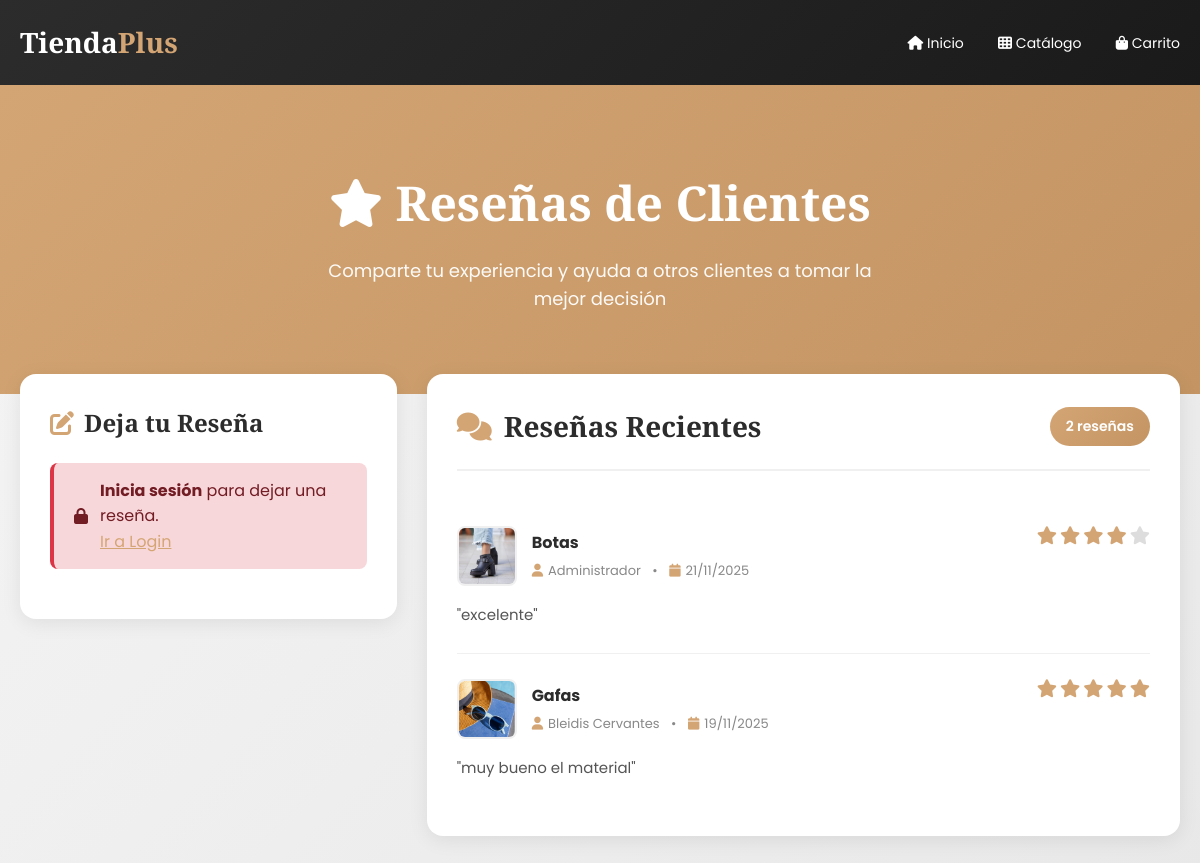
/resenas.php, run on the app's committed database.
### tables this page shows
CREATE TABLE `resenas` (
  `id` int(11) NOT NULL,
  `usuario_id` int(11) NOT NULL,
  `producto_id` int(11) NOT NULL,
  `comentario` text DEFAULT NULL,
  `calificacion` int(11) DEFAULT NULL,
  `fecha` datetime DEFAULT current_timestamp()
);

CREATE TABLE `productos` (
  `id` int(11) NOT NULL,
  `nombre` varchar(200) NOT NULL,
  `descripcion` text DEFAULT NULL,
  `precio` decimal(10,2) NOT NULL,
  `categoria_id` int(11) DEFAULT NULL,
  `imagen` varchar(255) DEFAULT NULL,
  `destacado` tinyint(1) DEFAULT 0,
  `stock` int(11) NOT NULL DEFAULT 10,
  `tallas` varchar(100) DEFAULT NULL COMMENT 'Tallas disponibles separadas por comas (ej: S,M,L,XL)'
);

CREATE TABLE `usuarios` (
  `id` int(11) NOT NULL,
  `nombre` varchar(150) NOT NULL,
  `email` varchar(150) NOT NULL,
  `password` varchar(255) NOT NULL,
  `rol` enum('admin','cliente') DEFAULT 'cliente'
);

### web/resenas.php (the view, shortened to what this page needs)
<?php
require_once('../backend/conexion.php');
$usuario_id = $_SESSION['usuario_id'] ?? null;
$resenas = $conn->query("
    SELECT r.*, p.nombre AS producto, p.imagen, u.nombre AS usuario
    FROM resenas r
    INNER JOIN productos p ON r.producto_id = p.id
    LEFT JOIN usuarios u ON r.usuario_id = u.id
    ORDER BY r.fecha DESC
    LIMIT 50
");
?>
<!DOCTYPE html>
<html lang="es">
<head>
  <link rel="stylesheet" href="https://cdnjs.cloudflare.com/ajax/libs/font-awesome/6.4.0/css/all.min.css">
</head>
<body>
  <div class="header">
    <div class="header-content">
      <a href="index.php" class="logo">Tienda<span>Plus</span></a>
      <nav>
        <a href="index.php"><i class="fas fa-home"></i> Inicio</a>
        <a href="catalogo.php"><i class="fas fa-th"></i> Catálogo</a>
        <a href="carrito.php"><i class="fas fa-shopping-bag"></i> Carrito</a>
      </nav>
    </div>
  </div>
  <div class="hero">
    <h1><i class="fas fa-star"></i> Reseñas de Clientes</h1>
    <p>Comparte tu experiencia y ayuda a otros clientes a tomar la mejor decisión</p>
  </div>
  <div class="container">
    <div class="content-grid">
      <div class="form-card">
        <h2><i class="fas fa-edit"></i> Deja tu Reseña</h2>
        <?php if (!$usuario_id): ?>
          <div class="alert alert-error">
            <i class="fas fa-lock"></i>
            <div>
              <strong>Inicia sesión</strong> para dejar una reseña.
              <br><a href="login.php" style="color: #d4a574;">Ir a Login</a>
            </div>
          </div>
        <?php endif; ?>
      </div>
      <div class="reviews-section">
        <div class="reviews-header">
          <h2><i class="fas fa-comments"></i> Reseñas Recientes</h2>
          <span class="reviews-count"><?= $resenas->num_rows ?> reseñas</span>
        </div>
        <?php if ($resenas->num_rows > 0): ?>
          <?php while ($r = $resenas->fetch_assoc()): ?>
            <div class="review-card">
              <div class="review-header">
                <div class="review-product">
                  <img src="../uploads/<?= htmlspecialchars($r['imagen']) ?>" alt="<?= htmlspecialchars($r['producto']) ?>"
                    class="product-thumb" onerror="this.src='../uploads/sin_imagen.png'">
                  <div class="product-info">
                    <h4><?= htmlspecialchars($r['producto']) ?></h4>
                    <div class="review-meta">
                      <i class="fas fa-user"></i><?= htmlspecialchars($r['usuario'] ?? 'Usuario') ?>
                      <span style="margin: 0 8px;">•</span>
                      <i class="fas fa-calendar"></i><?= date('d/m/Y', strtotime($r['fecha'])) ?>
                    </div>
                  </div>
                </div>
                <div class="review-rating">
                  <?php for ($i = 1; $i <= 5; $i++): ?>
                    <i class="fas fa-star <?= $i <= $r['calificacion'] ? 'star-filled' : 'star-empty' ?>"></i>
                  <?php endfor; ?>
                </div>
              </div>
              <div class="review-content">
                "<?= htmlspecialchars($r['comentario']) ?>"
              </div>
            </div>
          <?php endwhile; ?>
        <?php endif; ?>
      </div>
    </div>
  </div>
</body>
</html>

### web/resenas.php (style rules this page uses)
* { margin: 0; padding: 0; box-sizing: border-box; }
body { font-family: 'Poppins', sans-serif; background: linear-gradient(135deg, #f5f5f5 0%, #e8e8e8 100%); color: #2c2c2c; line-height: 1.6; }
.header { background: linear-gradient(135deg, #2c2c2c 0%, #1a1a1a 100%); padding: 20px 0; box-shadow: 0 2px 10px rgba(0, 0, 0, 0.1); }
.header-content { max-width: 1200px; margin: 0 auto; padding: 0 20px; display: flex; justify-content: space-between; align-items: center; }
.logo { font-family: 'Playfair Display', serif; font-size: 28px; font-weight: 700; color: white; text-decoration: none; }
.logo span { color: #d4a574; }
nav a { color: white; text-decoration: none; margin-left: 30px; font-size: 14px; transition: color 0.3s; }
.hero { background: linear-gradient(135deg, #d4a574 0%, #c49563 100%); color: white; text-align: center; padding: 80px 20px; }
.hero h1 { font-family: 'Playfair Display', serif; font-size: 48px; font-weight: 700; margin-bottom: 15px; }
.hero p { font-size: 18px; opacity: 0.95; max-width: 600px; margin: 0 auto; }
.container { max-width: 1200px; margin: -50px auto 60px; padding: 0 20px; }
.content-grid { display: grid; grid-template-columns: 1fr 2fr; gap: 30px; margin-top: 30px; }
.form-card { background: white; border-radius: 16px; padding: 30px; box-shadow: 0 4px 20px rgba(0, 0, 0, 0.08); height: fit-content; position: sticky; top: 20px; }
.form-card h2 { font-family: 'Playfair Display', serif; font-size: 24px; color: #2c2c2c; margin-bottom: 20px; display: flex; align-items: center; gap: 10px; }
.form-card h2 i { color: #d4a574; }
.alert { padding: 15px 20px; border-radius: 8px; margin-bottom: 20px; display: flex; align-items: center; gap: 12px; animation: slideDown 0.3s ease; }
.alert-error { background: #f8d7da; border-left: 4px solid #dc3545; color: #721c24; }
.reviews-section { background: white; border-radius: 16px; padding: 30px; box-shadow: 0 4px 20px rgba(0, 0, 0, 0.08); }
.reviews-header { display: flex; justify-content: space-between; align-items: center; margin-bottom: 30px; padding-bottom: 20px; border-bottom: 2px solid #f0f0f0; }
.reviews-header h2 { font-family: 'Playfair Display', serif; font-size: 28px; color: #2c2c2c; display: flex; align-items: center; gap: 12px; }
.reviews-header h2 i { color: #d4a574; }
.reviews-count { background: linear-gradient(135deg, #d4a574 0%, #c49563 100%); color: white; padding: 8px 16px; border-radius: 20px; font-size: 14px; font-weight: 600; }
.review-card { border-bottom: 1px solid #f0f0f0; padding: 25px 0; animation: fadeIn 0.5s ease; }
.review-card:last-child { border-bottom: none; }
.review-header { display: flex; justify-content: space-between; align-items: flex-start; margin-bottom: 15px; }
.review-product { display: flex; align-items: center; gap: 15px; }
.product-thumb { width: 60px; height: 60px; border-radius: 8px; object-fit: cover; border: 2px solid #f0f0f0; }
.product-info h4 { font-size: 16px; color: #2c2c2c; margin-bottom: 5px; }
.review-meta { font-size: 13px; color: #888; }
.review-meta i { color: #d4a574; margin-right: 5px; }
.review-rating { display: flex; gap: 3px; font-size: 18px; }
.star-filled { color: #d4a574; }
.star-empty { color: #ddd; }
.review-content { color: #555; line-height: 1.8; font-size: 15px; margin-top: 12px; }

### data on the page
resenas: producto.imagen (picture), producto.nombre "Botas", usuario.nombre "Administrador", fecha "21/11/2025", calificacion 4 (drawn), comentario "excelente"
resenas: producto.imagen (picture), producto.nombre "Gafas", usuario.nombre "Bleidis Cervantes", fecha "19/11/2025", calificacion 5 (drawn), comentario "muy bueno el material"

### other printed values
$resenas->num_rows "2"
